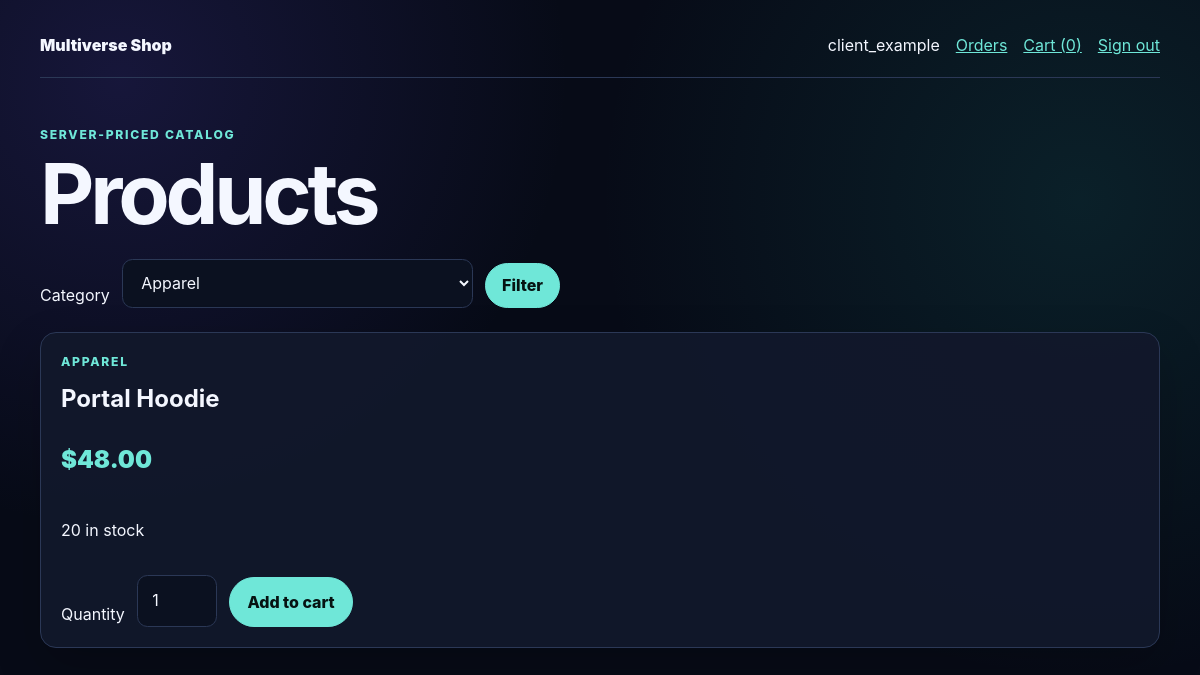
The app's page /products.php?category=1 (signed in) with its own data.
### tables this page shows
CREATE TABLE `PRODUCT` (
  `Product_ID` int unsigned NOT NULL AUTO_INCREMENT,
  `Product_Stock` int unsigned NOT NULL DEFAULT 0,
  `Product_Name` varchar(120) NOT NULL,
  `Category_ID` int unsigned NOT NULL,
  `Product_Price` decimal(10,2) unsigned NOT NULL,
  PRIMARY KEY (`Product_ID`),
  KEY `product_category_index` (`Category_ID`),
  CONSTRAINT `product_category_fk`
    FOREIGN KEY (`Category_ID`) REFERENCES `PRODUCT_CATEGORY` (`Category_ID`)
    ON UPDATE CASCADE ON DELETE RESTRICT
);

CREATE TABLE `PRODUCT_CATEGORY` (
  `Category_ID` int unsigned NOT NULL AUTO_INCREMENT,
  `Category` varchar(80) NOT NULL,
  PRIMARY KEY (`Category_ID`),
  UNIQUE KEY `product_category_name_unique` (`Category`)
);

### bootstrap.php (called while the page is built, shortened)
<?php
function escape(mixed $value): string
{
    return htmlspecialchars((string) $value, ENT_QUOTES | ENT_SUBSTITUTE, 'UTF-8');
}
function money_to_cents(string $amount): int
{
    if (!preg_match('/\A([0-9]+)(?:\.([0-9]{1,2}))?\z/', $amount, $matches)) {
        throw new InvalidArgumentException('Invalid money value.');
    }
    $fraction = str_pad($matches[2] ?? '', 2, '0');
    return ((int) $matches[1] * 100) + (int) $fraction;
}
function format_cents(int $amount): string
{
    return number_format($amount / 100, 2, '.', ',');
}
function current_user(): ?array
{
    $user = $_SESSION['user'] ?? null;
    return $user;
}
function require_role(string $role): array
{
    $user = current_user();
    return $user;
}

### products.php (the view, shortened to what this page needs)
<?php
require_once __DIR__ . '/bootstrap.php';
$user = require_role('client');
$connection = database();
$selectedCategory = $_GET['category'] ?? 'all';
if ($selectedCategory !== 'all') {
    $selectedCategory = filter_var($selectedCategory, FILTER_VALIDATE_INT, [
        'options' => ['min_range' => 1],
    ]);
}
$categories = $connection
    ->query('SELECT Category_ID, Category FROM PRODUCT_CATEGORY ORDER BY Category')
    ->fetch_all(MYSQLI_ASSOC);
if ($selectedCategory === 'all') {
    $products = $connection
        ->query(
            'SELECT P.Product_ID, P.Product_Name, P.Product_Stock, P.Product_Price, C.Category
             FROM PRODUCT P
             JOIN PRODUCT_CATEGORY C ON C.Category_ID = P.Category_ID
             ORDER BY P.Product_Name'
        )
        ->fetch_all(MYSQLI_ASSOC);
} else {
    $statement = $connection->prepare(
        'SELECT P.Product_ID, P.Product_Name, P.Product_Stock, P.Product_Price, C.Category
         FROM PRODUCT P
         JOIN PRODUCT_CATEGORY C ON C.Category_ID = P.Category_ID
         WHERE P.Category_ID = ?
         ORDER BY P.Product_Name'
    );
    $statement->bind_param('i', $selectedCategory);
    $statement->execute();
    $products = $statement->get_result()->fetch_all(MYSQLI_ASSOC);
}
$cartCount = array_sum($_SESSION['cart'] ?? []);
?>
<!doctype html>
<html lang="en">
<head>
    <link rel="stylesheet" href="style.css">
</head>
<body>
<main class="shell">
    <nav class="nav">
        <a class="brand" href="products.php">Multiverse Shop</a>
        <div>
            <span><?= escape($user['username']) ?></span>
            <a href="orders.php">Orders</a>
            <a href="cart.php">Cart (<?= escape($cartCount) ?>)</a>
            <form class="inline" action="logout.php" method="post">
                <button class="link-button" type="submit">Sign out</button>
            </form>
        </div>
    </nav>
    <header class="hero compact">
        <p class="eyebrow">Server-priced catalog</p>
        <h1>Products</h1>
    </header>
    <form class="filter" method="get" action="products.php">
        <label for="category">Category</label>
        <select id="category" name="category">
            <?php foreach ($categories as $category): ?>
                <option value="<?= escape($category['Category_ID']) ?>" <?= (string) $selectedCategory === (string) $category['Category_ID'] ? 'selected' : '' ?>>
                    <?= escape($category['Category']) ?>
                </option>
            <?php endforeach; ?>
        </select>
        <button class="button small" type="submit">Filter</button>
    </form>
    <section class="product-grid" aria-label="Product catalog">
        <?php foreach ($products as $product): ?>
            <article class="product-card">
                <p class="eyebrow"><?= escape($product['Category']) ?></p>
                <h2><?= escape($product['Product_Name']) ?></h2>
                <p class="price">$<?= escape(format_cents(money_to_cents((string) $product['Product_Price']))) ?></p>
                <p><?= escape($product['Product_Stock']) ?> in stock</p>
                <?php if ((int) $product['Product_Stock'] > 0): ?>
                    <form class="add-form" action="cart.php" method="post">
                        <label for="quantity-<?= escape($product['Product_ID']) ?>">Quantity</label>
                        <input id="quantity-<?= escape($product['Product_ID']) ?>" name="quantity" type="number" value="1" min="1" max="<?= escape($product['Product_Stock']) ?>" required>
                        <button class="button" type="submit">Add to cart</button>
                    </form>
                <?php endif; ?>
            </article>
        <?php endforeach; ?>
    </section>
</main>
</body>
</html>

### style.css (style rules this page uses)
:root { color-scheme: dark; --background: #070b17; --panel: #11182b; --panel-soft: #18223a; --text: #f4f7ff; --muted: #aab4ca; --accent: #6fe7d8; --accent-dark: #123f42; --danger: #ff8b8b; --success: #81e6a4; --border: #2b3856; }
* { box-sizing: border-box; }
body { margin: 0; min-height: 100vh; background: radial-gradient(circle at 10% 10%, rgba(72, 58, 170, 0.24), transparent 28rem), radial-gradient(circle at 90% 25%, rgba(28, 143, 135, 0.16), transparent 30rem), var(--background); color: var(--text); font-family: Inter, ui-sans-serif, system-ui, -apple-system, BlinkMacSystemFont, "Segoe UI", sans-serif; line-height: 1.55; }
a { color: var(--accent); }
button, input, select { font: inherit; }
button, select { cursor: pointer; }
input, select { width: 100%; border: 1px solid var(--border); border-radius: 0.65rem; background: #0b1120; color: var(--text); padding: 0.78rem 0.9rem; }
.shell { width: min(1120px, calc(100% - 2rem)); margin: 0 auto; padding: 1.25rem 0 4rem; }
.hero { padding: 5rem 0 2.5rem; }
.hero.compact { padding: 3rem 0 1.5rem; }
.hero h1, .panel h1 { margin: 0; font-size: clamp(2.3rem, 7vw, 5.5rem); line-height: 0.98; letter-spacing: -0.05em; }
.eyebrow { margin: 0 0 0.5rem; color: var(--accent); font-size: 0.76rem; font-weight: 800; letter-spacing: 0.14em; text-transform: uppercase; }
.panel, .product-card { border: 1px solid var(--border); border-radius: 1rem; background: rgba(17, 24, 43, 0.94); box-shadow: 0 1.2rem 3rem rgba(0, 0, 0, 0.2); }
.button { display: inline-flex; width: fit-content; align-items: center; justify-content: center; border: 1px solid var(--accent); border-radius: 999px; background: var(--accent); color: #061312; padding: 0.7rem 1.1rem; font-weight: 800; text-decoration: none; }
.button.small { padding: 0.55rem 1rem; }
.nav { display: flex; align-items: center; justify-content: space-between; gap: 1rem; border-bottom: 1px solid var(--border); padding: 0.8rem 0 1.2rem; }
.nav div { display: flex; flex-wrap: wrap; align-items: center; gap: 1rem; }
.brand { color: var(--text); font-weight: 900; text-decoration: none; }
.inline { display: inline; }
.link-button { border: 0; background: transparent; color: var(--accent); padding: 0; text-decoration: underline; }
.filter, .actions, .add-form { display: flex; align-items: end; gap: 0.75rem; }
.filter { max-width: 520px; margin-bottom: 1.5rem; }
.filter label, .add-form label { min-width: max-content; }
.product-grid { display: grid; grid-template-columns: repeat(auto-fit, minmax(240px, 1fr)); gap: 1rem; }
.product-card { display: flex; flex-direction: column; padding: 1.25rem; }
.product-card h2 { margin: 0; }
.price, .metric { color: var(--accent); font-size: 1.5rem; font-weight: 900; }
.add-form { margin-top: auto; padding-top: 1rem; }
.add-form input { max-width: 5rem; }

### records on screen
product: Category_ID.Category "APPAREL", Product_Name "Portal Hoodie", Product_Price "48.00", Product_Stock "20", quantity "1"

### other values on screen
$user['username'] "client_example"
$cartCount "0"
form field category "Apparel"
